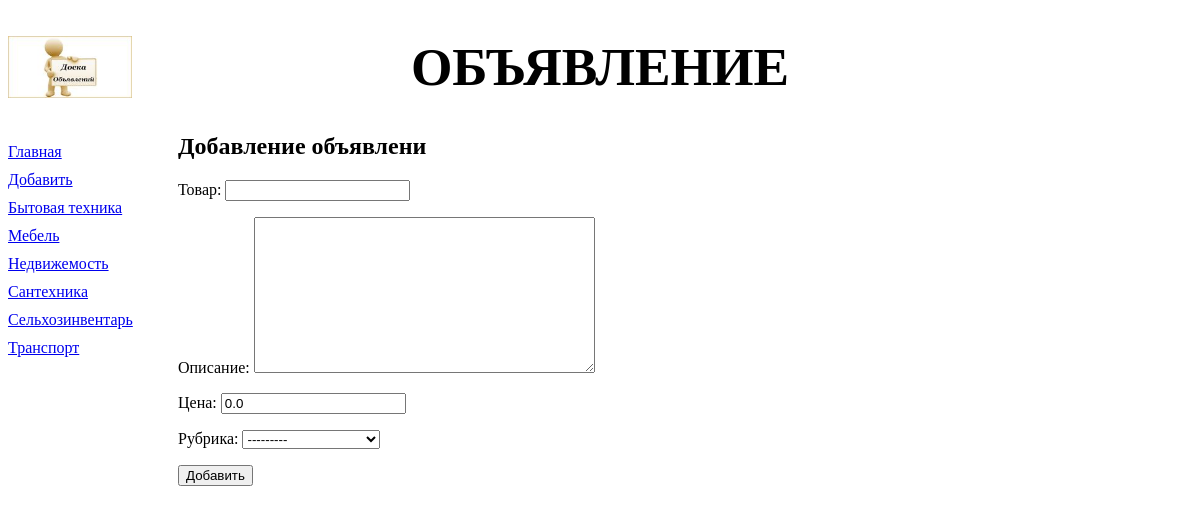
The page /bboard/add/ on the database its author committed.
### bboard/models.py (models this page shows)
class Rubric(models.Model):
    name = models.CharField(max_length=20, db_index=True,
                            verbose_name='Название')
    def __str__(self):
        return self.name
    class Meta:
        verbose_name_plural = 'Рубрики'
        verbose_name = 'Рубрика'
        ordering = ['name']

### bboard/views.py (the view, shortened to what this page needs)
# urls.py: path('add/', BbAddViews.as_view(), name='add'),
class BbAddViews(FormView):
    template_name = 'bboard/create.html'
    form_class = BbForm
    initial = {'price': 0.0}
    def get_context_data(self, *args, **kwargs):
        context = super().get_context_data(*args, **kwargs)
        context['rubrics'] = Rubric.objects.all()
        print('True1')
        return context
    def get_form(self, form_class=None):
        self.object = super().get_form(form_class)
        print('True3')
        return self.object

### bboard/forms.py
class BbForm(ModelForm):
    class Meta:
        model = Bb
        fields = ('title', 'content', 'price', 'rubric')

### bboard/templates/bboard/create.html (shortened to what this page needs)
{% extends "layout/basic.html" %}
{% block content %}
<h2>Добавление объявлени</h2>
<form method="post">
    {{ form.as_p }}
    <input type="submit" value="Добавить">
</form>
{% endblock %}

### bboard/templates/layout/basic.html (shortened to what this page needs)
{% load static %}
<!DOCTYPE html>
<html lang="en">
<head>
    <link rel="stylesheet" type="text/css"
    href="{% static 'style.css' %}">
</head>
<body>
    <header>
        <h1>Объявление</h1>
    </header>
    <nav>
        <a href="{% url 'index' %}">Главная</a>
        <a href="{% url 'add' %}">Добавить</a>
        {% for rubric in rubrics %}
        <a href="{% url 'by_rubric' rubric.pk %}">{{ rubric.name }}</a>
        {% endfor %}
    </nav>
    <section>
        {% block content %}
        {% endblock %}
    </section>
</body>
</html>

### bboard/static/style.css (style rules this page uses)
header h1 { font-size: 40pt; text-transform: uppercase; text-align: center; background: url("bg.jpg") left / auto 100% no-repeat; }
nav { front_size: 16pt; width: 150px; float: left; }
nav a { display: block; margin: 10px 0px; }
section { margin-left: 170px; }

### rows shown on the page
Rubric: name "Бытовая техника"
Rubric: name "Мебель"
Rubric: name "Недвижемость"
Rubric: name "Сантехника"
Rubric: name "Сельхозинвентарь"
Rubric: name "Транспорт"
